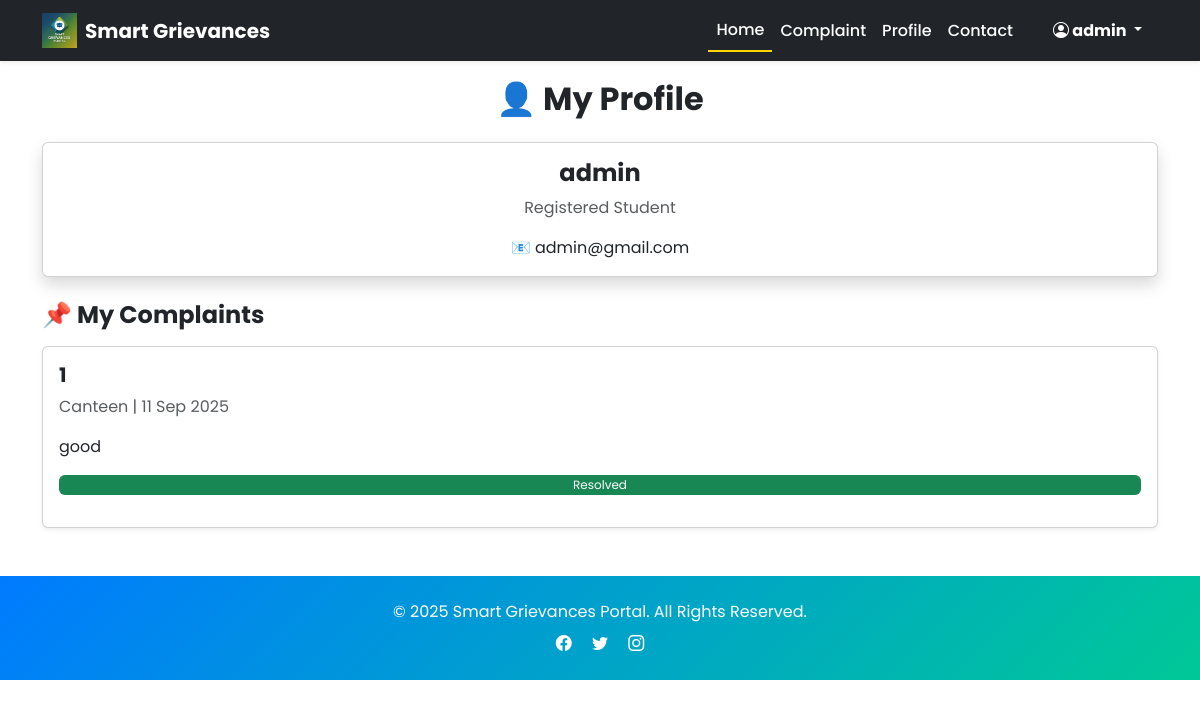
/profile/ (signed in), run on the app's committed database.
### grienvances/models.py (models this page shows)
class Complaint(models.Model):
    user = models.ForeignKey(User, on_delete=models.CASCADE)
    subject = models.CharField(max_length=200)
    description = models.TextField()
    attachment = models.FileField(upload_to='attachments/', blank=True, null=True)
    status = models.CharField(max_length=20, choices=[("Pending","Pending"),("In Progress","In Progress"),("Resolved","Resolved")], default="Pending")
    priority = models.CharField(max_length=10, choices=PRIORITY_CHOICES, default="Medium")
    category = models.CharField(max_length=50, choices=CATEGORY_CHOICES, blank=True, null=True)  # <-- Add this
    created_at = models.DateTimeField(auto_now_add=True)
    updated_at = models.DateTimeField(auto_now=True)
    sentiment_score = models.FloatField(blank=True, null=True)

### grienvances/views.py (the view)
# urls.py: path("profile/", profile, name="profile"),
def profile(request):
    complaints = Complaint.objects.filter(user=request.user).order_by('-created_at')
    return render(request, "profile.html", {"complaints": complaints})

### templates/profile.html (shortened to what this page needs)
{% extends "base.html" %}
{% block content %}
<div class="container my-5">
  <h2 class="fw-bold mb-4 text-center">👤 My Profile</h2>
  <div class="card shadow glass-card mb-4 animate-pop">
    <div class="card-body text-center">
      <h4 class="fw-bold">{{ request.user.username }}</h4>
      <p class="text-muted">Registered Student</p>
      <p class="mb-0">📧 {{ request.user.email }}</p>
    </div>
  </div>
  <h4 class="fw-bold mb-3">📌 My Complaints</h4>
  {% if complaints %}
    {% for c in complaints %}
      <div class="card shadow-sm mb-4 animate-pop">
        <div class="card-body">
          <h5 class="fw-bold">{{ c.subject }}</h5>
          <p class="text-muted">{{ c.category }} | {{ c.created_at|date:"d M Y" }}</p>
          <p>{{ c.description }}</p>
          <div class="progress my-3" style="height: 20px;">
            <div class="progress-bar
                {% if c.status == 'Pending' %} bg-warning
                {% elif c.status == 'In Progress' %} bg-primary
                {% else %} bg-success {% endif %}"
                role="progressbar"
                style="width:
                  {% if c.status == 'Pending' %} 30%
                  {% elif c.status == 'In Progress' %} 65%
                  {% else %} 100%
                  {% endif %}">
              {{ c.status }}
            </div>
          </div>
        </div>
      </div>
    {% endfor %}
  {% else %}
    <p>No complaints submitted yet.</p>
  {% endif %}
</div>
{% endblock %}

### templates/base.html (shortened to what this page needs)
{% load static %}
<!DOCTYPE html>
<html lang="en">
<head>
  <link href="https://cdn.jsdelivr.net/npm/bootstrap@5.3.3/dist/css/bootstrap.min.css" rel="stylesheet">
  <link href="https://cdn.jsdelivr.net/npm/bootstrap-icons/font/bootstrap-icons.css" rel="stylesheet">
  <link href="https://cdn.jsdelivr.net/npm/aos@2.3.4/dist/aos.css" rel="stylesheet">
</head>
<body>
  <nav class="navbar navbar-expand-lg navbar-dark bg-dark fixed-top shadow-sm">
    <div class="container">
      <a class="navbar-brand d-flex align-items-center" href="{% url 'homepage' %}">
        <img src="{% static 'images/logo.png' %}" alt="Logo" width="35" class="me-2">
        <span class="fw-bold">Smart Grievances</span>
      </a>
      <div class="collapse navbar-collapse" id="navbarNav">
        <ul class="navbar-nav ms-auto align-items-lg-center">
          <li class="nav-item"><a class="nav-link active" href="{% url 'homepage' %}">Home</a></li>
          <li class="nav-item"><a class="nav-link" href="{% url 'complaint_list' %}">Complaint</a></li>
          <li class="nav-item"><a class="nav-link" href="{% url 'profile' %}">Profile</a></li>
          <li class="nav-item"><a class="nav-link" href="{% url 'contact' %}">Contact</a></li>
          {% if user.is_authenticated %}
            <li class="nav-item dropdown ms-lg-3">
              <a class="nav-link dropdown-toggle btn btn-warning text-dark px-3 fw-bold" href="#" id="userDropdown" role="button" data-bs-toggle="dropdown">
                <i class="bi bi-person-circle"></i> {{ user.username }}
              </a>
            </li>
          {% else %}
            <li class="nav-item ms-lg-3">
              <a href="{% url 'login' %}" class="btn btn-warning px-3 fw-bold">Login</a>
            </li>
          {% endif %}
        </ul>
      </div>
    </div>
  </nav>
  <main>
    {% block content %}
    {% endblock %}
  </main>
  <footer class="text-white text-center py-4 mt-5" style="background: linear-gradient(135deg, #007BFF, #00C897);">
    <p class="mb-2">© 2025 Smart Grievances Portal. All Rights Reserved.</p>
    <div class="social-icons">
      <a href="#" class="text-white mx-2"><i class="bi bi-facebook"></i></a>
      <a href="#" class="text-white mx-2"><i class="bi bi-twitter"></i></a>
      <a href="#" class="text-white mx-2"><i class="bi bi-instagram"></i></a>
    </div>
  </footer>
</body>
</html>

### templates/base.html (style rules this page uses)
body { font-family: 'Poppins', sans-serif; }
.navbar .nav-link { color: #fff !important; transition: 0.3s; font-weight: 500; }
.navbar .nav-link.active { border-bottom: 2px solid #FFD700; }

### data on the page
Complaint: subject "1", category "Canteen", created_at "11 Sep 2025", description "good", status "Resolved"

### other printed values
{{ user.username }} "admin"
{{ request.user.username }} "admin"
{{ request.user.email }} "admin@gmail.com"
